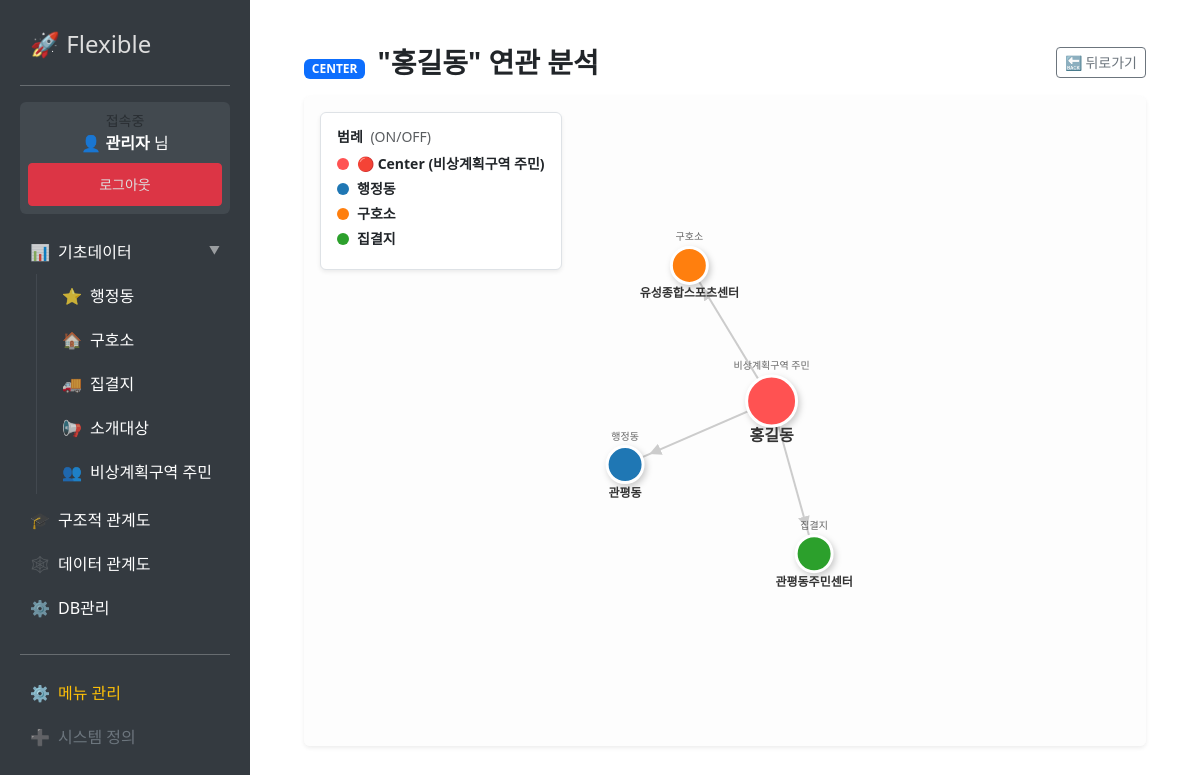
Page /entry/network/56 (signed in) on the committed database.
### tables this page shows
CREATE TABLE users (id TEXT PRIMARY KEY, password TEXT, name TEXT, is_admin INTEGER DEFAULT 0);

CREATE TABLE "menus" (
                id INTEGER PRIMARY KEY AUTOINCREMENT,
                title TEXT NOT NULL,
                type TEXT DEFAULT 'form',   -- 'form' | 'system'
                url TEXT,                   -- 링크 주소 (이제 이것만 씁니다!)
                icon TEXT,                  -- 아이콘
                parent_id INTEGER,
                sort_order INTEGER DEFAULT 99
            , allowed_users TEXT DEFAULT "");

### app.py (the view)
@app.route('/entry/network/<int:entry_id>')
@login_required
def entry_network(entry_id):
    db = get_db()
    center = db.execute('SELECT * FROM entries WHERE id = ?', (entry_id,)).fetchone()
    if not center: return "데이터 없음", 404
    center_data = safe_json_loads(center['data_json'])
    center_label = list(center_data.values())[0] if center_data else f"ID:{entry_id}"
    forms = db.execute('SELECT id, title, schema_json FROM forms').fetchall()
    form_map = {f['id']: {'title': f['title'], 'schema': safe_json_loads(f['schema_json'])} for f in forms}
    nodes = [{"id": entry_id, "label": center_label, "group": 0, "form_title": form_map[center['form_id']]['title'], "is_center": True}]
    links = []
    my_schema = form_map[center['form_id']]['schema']
    for field in my_schema:
        if field['type'] == 'relation' and field.get('target_id'):
            val = center_data.get(field['key'])
            if val:
                targets = val if isinstance(val, list) else [val]
                for tid in targets:
                    try:
                        tr = db.execute('SELECT form_id, data_json FROM entries WHERE id = ?', (tid,)).fetchone()
                        if tr:
                            td = safe_json_loads(tr['data_json'])
                            t_lbl = list(td.values())[0] if td else str(tid)
                            nodes.append({"id": int(tid), "label": t_lbl, "group": tr['form_id'], "form_title": form_map[tr['form_id']]['title'], "is_center": False})
                            links.append({"source": entry_id, "target": int(tid)})
                    except: pass
    return render_template('entry_network.html', nodes=nodes, links=links, center_label=center_label)

### app.py (called while the page is built)
def safe_json_loads(json_str):
    try:
        if not json_str: return {}
        return json.loads(json_str)
    except:
        return {}

def get_db():
    db = getattr(g, '_database', None)
    if db is None:
        db = g._database = sqlite3.connect(DB_NAME)
        db.row_factory = sqlite3.Row
    return db

@app.teardown_appcontext
def close_connection(exception):
    db = getattr(g, '_database', None)
    if db is not None:
        db.close()

@app.context_processor
def utility_processor():
    return dict(has_permission=has_permission)

@login_manager.user_loader
def load_user(user_id):
    db = get_db()
    user = db.execute('SELECT * FROM users WHERE id = ?', (user_id,)).fetchone()
    if not user: return None
    is_admin = user['is_admin'] if 'is_admin' in user.keys() else 0
    return User(id=user['id'], name=user['name'], password=user['password'], is_admin=is_admin)

def build_menu_tree(items):
    item_map = {item['id']: dict(item) for item in items}
    for item in item_map.values(): item['children'] = []
    tree = []
    for item in item_map.values():
        parent_id = item['parent_id']
        if parent_id and parent_id in item_map and parent_id != item['id']:
            item_map[parent_id]['children'].append(item)
        else:
            tree.append(item)
    tree.sort(key=lambda x: (x['sort_order'] if x['sort_order'] is not None else 9999, x['id']))
    return tree

### templates/entry_network.html (shortened to what this page needs)
{% extends "layout.html" %}
{% block content %}
<div class="container-fluid px-4 h-100 d-flex flex-column">
    <div class="d-flex justify-content-between align-items-center my-3">
        <div>
            <span class="badge bg-primary me-2">CENTER</span>
            <h3 class="d-inline fw-bold">"{{ center_label }}" 연관 분석</h3>
        </div>
        <div>
            <a href="javascript:history.back()" class="btn btn-outline-secondary btn-sm">🔙 뒤로가기</a>
        </div>
    </div>
    <div class="card shadow-sm border-0 flex-grow-1 mb-4" style="overflow: hidden;">
        <div class="card-body p-0 position-relative" id="graph-container" style="height: 75vh; background: #fdfdfd;">
            <div class="position-absolute top-0 start-0 m-3 p-3 bg-white bg-opacity-90 rounded shadow-sm border" style="z-index: 10;">
                <h6 class="fw-bold mb-2 small">범례 <span class="text-muted fw-normal ms-1">(ON/OFF)</span></h6>
                <div id="legend-container">
                    </div>
            </div>
            </div>
    </div>
</div>
{% endblock %}

### templates/layout.html (shortened to what this page needs)
<!DOCTYPE html>
<html lang="ko">
<head>
    <link href="https://cdn.jsdelivr.net/npm/bootstrap@5.3.0/dist/css/bootstrap.min.css" rel="stylesheet">
</head>
<body>
    <div class="sidebar">
        <h4><a href="/">🚀 Flexible</a></h4>
        <hr>
		{% if current_user.is_authenticated %}
			<div class="mb-3 p-2 bg-secondary bg-opacity-25 rounded text-center">
				<span class="d-block small text-muted">접속중</span>
				<strong>👤 {{ current_user.name }}</strong> 님
				<a href="/logout" class="btn btn-danger btn-sm w-100 mt-2">로그아웃</a>
			</div>
		{% else %}
			<div class="mb-3">
				<a href="/login" class="btn btn-primary w-100">🔐 로그인</a>
			</div>
		{% endif %}
        <ul class="nav nav-pills flex-column mb-auto">
			{% macro render_sidebar(items, level=0) %}
				{% for item in items %}
					<li class="nav-item">
						<a href="{{ item.url }}"
						   class="nav-link text-white d-flex align-items-center {{ 'active bg-primary' if request.path == item.url else '' }}"
						   style="padding-left: {{ 10 + (level * 15) }}px; transition: all 0.2s;">
							<span class="me-2 opacity-75">
								{% if item.icon %}
                                    {% if '.' in item.icon and item.icon.lower().endswith(('.png', '.jpg', '.jpeg', '.gif', '.svg', '.ico')) %}
									    <img src="{{ item.icon }}" width="16" height="16">
                                    {% else %}
                                        {{ item.icon }}
                                    {% endif %}
                                {% elif item.children %}📂
								{% elif item.type == 'system' %}🔗
								{% else %}📄{% endif %}
							</span>
							<span class="text-truncate">{{ item.title }}</span>
							{% if item.children %}
								<small class="ms-auto opacity-50" style="font-size: 0.7em;">▼</small>
							{% endif %}
						</a>
						{% if item.children %}
							<ul class="nav flex-column ms-3 border-start border-secondary border-opacity-25 mb-1" style="list-style: none; padding-left: 0;">
								{{ render_sidebar(item.children, level + 1) }}
							</ul>
						{% endif %}
					</li>
				{% endfor %}
			{% endmacro %}
			{{ render_sidebar(menu_tree) }}
		</ul>
		{% if current_user.is_admin %}
		<hr class="mt-4">
		<a href="/menus" class="text-warning d-flex align-items-center gap-2">
			<span>⚙️</span> 메뉴 관리
		</a>
		<a href="/create" class="text-secondary d-flex align-items-center gap-2">
			<span>➕</span> 시스템 정의
		</a>
		{% endif %}
	</div>
    <div class="content">
        {% block content %}{% endblock %}
    </div>
</body>
</html>

### templates/layout.html (style rules this page uses)
body { display: flex; min-height: 100vh; }
.sidebar { min-width: 250px; background: #343a40; color: white; padding: 20px; }
.sidebar a { color: #ddd; text-decoration: none; display: block; padding: 10px; }
.content { flex-grow: 1; padding: 30px; }

### rows in the picture
users: name "관리자"
menus: icon "📊", title "기초데이터"
menus: icon "⭐", title "행정동"
menus: icon "🏠", title "구호소"
menus: icon "🚚", title "집결지"
menus: icon "📢", title "소개대상"
menus: icon "👥", title "비상계획구역 주민"
menus: icon "🎓", title "구조적 관계도"
menus: icon "🕸️", title "데이터 관계도"
menus: icon "⚙️", title "DB관리"

### other values in the picture
{{ center_label }} "홍길동"
